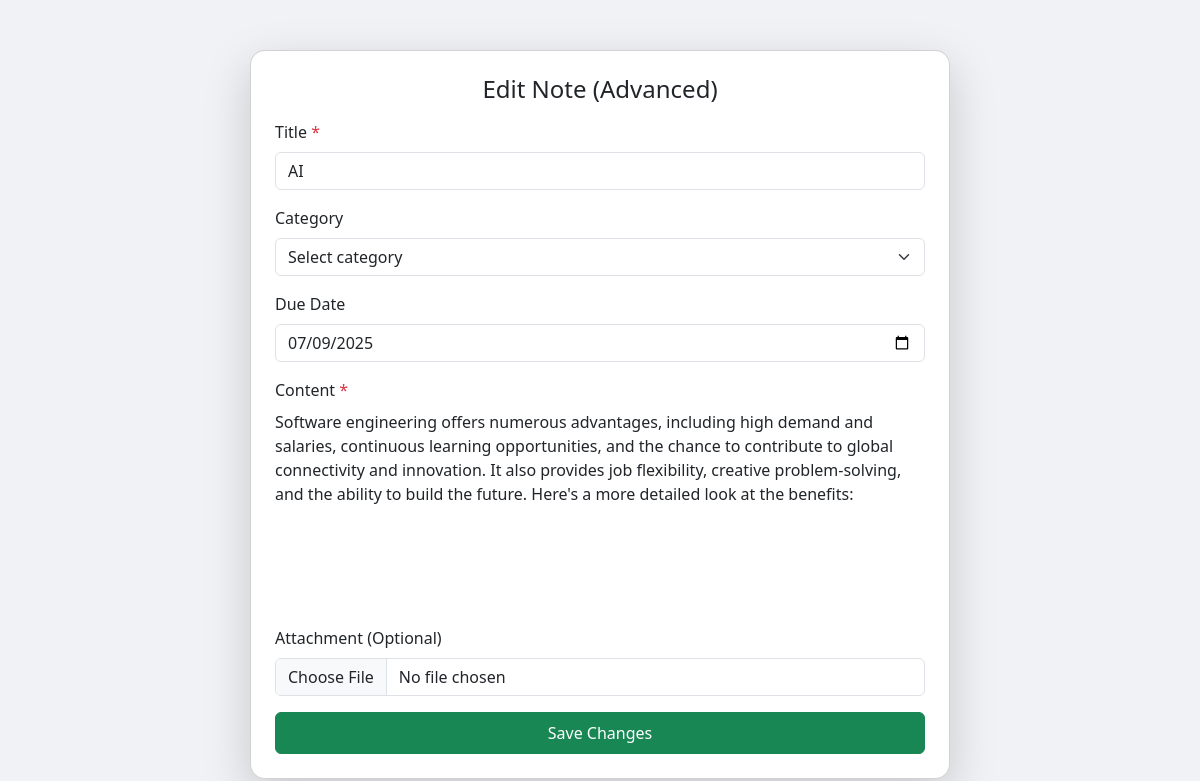
The page /notes/edit/1 (signed in) on the database its author committed.
### app/models/note.py (models this page shows, shortened)
class Note(db.Model):
    __tablename__ = 'notes'
    id = db.Column(db.Integer, primary_key=True)
    title = db.Column(db.String(120), nullable=False)
    category = db.Column(db.String(50))
    due_date = db.Column(db.String(50))
    content = db.Column(db.Text, nullable=False)
    created_at = db.Column(db.DateTime, default=datetime.utcnow)
    approved = db.Column(db.Boolean, default=False)
    user_id = db.Column(db.Integer, db.ForeignKey('users.id', ondelete='CASCADE'), nullable=False)
    user = db.relationship('User', back_populates='notes')

### app/routes/notes_routes.py (the view, shortened to what this page needs)
@notes_bp.route('/notes/edit/<int:note_id>', methods=['GET', 'POST'])
@login_required
def edit_note(note_id):
    note = Note.query.get(note_id)
    if not note:
        flash("Note not found!", "danger")
        return redirect(url_for('notes.view_notes'))
    if current_user.id != note.user_id and current_user.role != 'admin':
        flash("You are not authorized to edit this note.", "danger")
        return redirect(url_for('notes.view_notes'))
    return render_template('edit_note.html', note=note)

### app/__init__.py (called while the page is built)
@login_manager.user_loader
def load_user(user_id):
    from app.models.user import User
    return User.query.get(int(user_id))

### app/controllers/admin_controller.py (called while the page is built)
def get_settings():
    settings = Settings.query.first()
    if not settings:
        settings = Settings()
        db.session.add(settings)
        db.session.commit()
    return settings

### app/templates/edit_note.html (shortened to what this page needs)
<!DOCTYPE html>
<html lang="en">
<head>
    <link href="https://cdn.jsdelivr.net/npm/bootstrap@5.3.0/dist/css/bootstrap.min.css" rel="stylesheet">
    <link href="https://cdn.jsdelivr.net/npm/quill@1.3.7/dist/quill.snow.css" rel="stylesheet">
</head>
<body>
    <form method="POST" id="editNoteForm" enctype="multipart/form-data" novalidate>
        <div class="card shadow-lg p-4 mb-4">
            <h4 class="mb-3 text-center">Edit Note (Advanced)</h4>
            <div class="mb-3">
                <label for="title" class="form-label">Title <span class="text-danger">*</span></label>
                <input type="text" class="form-control" id="title" name="title" value="{{ note.title }}" required>
            </div>
            <div class="mb-3">
                <label for="category" class="form-label">Category</label>
                <select class="form-select" id="category" name="category">
                    <option value="">Select category</option>
                </select>
            </div>
            <div class="mb-3">
                <label for="due_date" class="form-label">Due Date</label>
                <input type="date" class="form-control" id="due_date" name="due_date" value="{{ note.due_date }}">
            </div>
            <div class="mb-3">
                <label class="form-label">Content <span class="text-danger">*</span></label>
                <div id="editor">{{ note.content|safe }}</div>
            </div>
            <div class="mb-3">
                <label for="attachment" class="form-label">Attachment (Optional)</label>
                <input type="file" class="form-control" id="attachment" name="attachment">
            </div>
            <button type="submit" class="btn btn-success w-100 py-2">Save Changes</button>
        </div>
    </form>
    <div class="position-fixed bottom-0 end-0 p-3" style="z-index: 11">
    </div>
</body>
</html>

### app/templates/edit_note.html (style rules this page uses)
body { background-color: #f0f2f5; }
.card { max-width: 700px; margin: 50px auto; border-radius: 15px; }
#editor { height: 200px; background: white; }
.form-label { margin-bottom: 0.5rem; }

### rows shown on the page
Note: title "AI", due_date "07/09/2025", content "Software engineering offers numerous advantages, including high demand and salaries, continuous learning opportunities, and the chance to contribute to global connectivity and innovation. It also provides job flexibility, creative problem-solving, and the ability to build the future. Here's a more detailed look at the benefits:"
